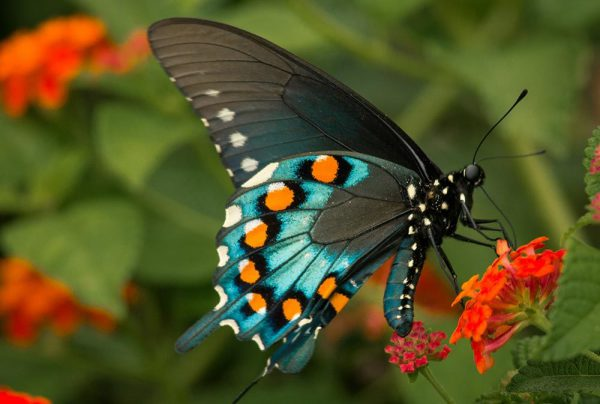
#> input picture image/fly1.jpg, 600 x 404 px
$ jupyter execute --allow-errors ImgP_5.ipynb
#> lines starting #> are read from the running program, lines starting #| are printed output that depends on the picture
Color spaces are different types of color modes, used in image processing and signals and system for various purposes. Some of the common color spaces are: RGB.

#> (a cell that did not finish here is left out)

[cell 2]
import cv2
img = cv2.imread("./image/fly1.jpg")
#> img is the input picture: shape (404, 600, 3); mean B, G, R 37, 82.6, 83.8
#Gray
gray=cv2.cvtColor(img,cv2.COLOR_BGR2GRAY)
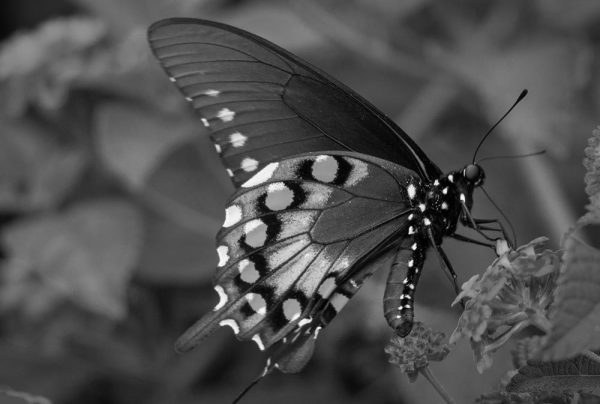
#> gray: shape (404, 600); min 0, max 253, mean 77.8
cv2.imshow("GRAY image",gray)
#HSV
hsv=cv2.cvtColor(img,cv2.COLOR_BGR2HSV)
#> hsv: shape (404, 600, 3); mean H, S, V 38.5, 164, 98.6
cv2.imshow("HSV image",hsv)
#HLS
hls=cv2.cvtColor(img,cv2.COLOR_BGR2HLS)
#> hls: shape (404, 600, 3); mean of channels 0, 1, 2 38.7, 65.8, 132.7
cv2.imshow("HLS image",hls)
#YUV
yuv=cv2.cvtColor(img,cv2.COLOR_BGR2YUV)
#> yuv: shape (404, 600, 3); mean of channels 0, 1, 2 77.8, 107.9, 133.2
cv2.imshow("YUV image",yuv)

k=cv2.waitKey(0)
#> (key Esc is pressed here)
if k == 27:
    cv2.destroyAllWindows()


$ run again, with image/fly2.jpg copied over image/fly1.jpg
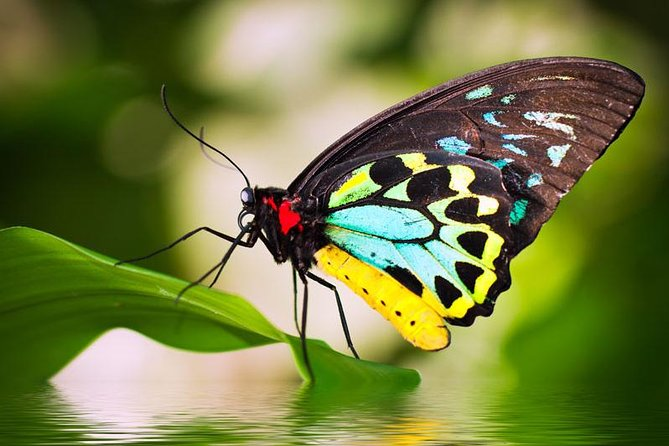
#> input picture image/fly2.jpg, 669 x 446 px
#> img is the input picture: shape (446, 669, 3); mean B, G, R 63.9, 122.1, 114
#> `gray=cv2.cvtColor(img,cv2.COLOR_BGR2GRAY)`:
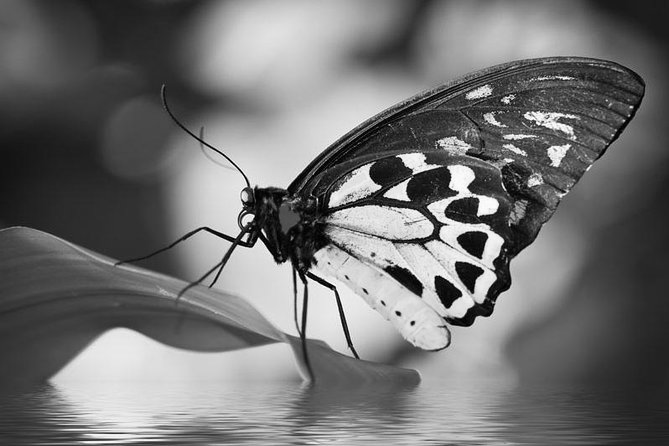
#> gray: shape (446, 669); min 0, max 255, mean 113
#> hsv: shape (446, 669, 3); mean H, S, V 44.3, 159.1, 129.4
#> hls: shape (446, 669, 3); mean of channels 0, 1, 2 44.3, 95.5, 156.9
#> yuv: shape (446, 669, 3); mean of channels 0, 1, 2 113, 103.9, 128.8

$ run again, with image/fly3.jpg copied over image/fly1.jpg
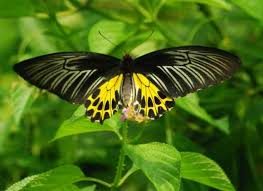
#> input picture image/fly3.jpg, 263 x 191 px
#> img is the input picture: shape (191, 263, 3); mean B, G, R 21.3, 106, 71
#> `gray=cv2.cvtColor(img,cv2.COLOR_BGR2GRAY)`:
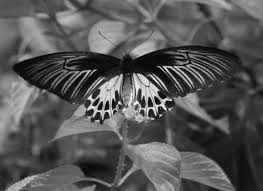
#> gray: shape (191, 263); min 0, max 252, mean 85.9
#> hsv: shape (191, 263, 3); mean H, S, V 42.9, 206.8, 107
#> hls: shape (191, 263, 3); mean of channels 0, 1, 2 42.9, 64.2, 186.2
#> yuv: shape (191, 263, 3); mean of channels 0, 1, 2 85.9, 96.3, 114.9

$ run again, with image/cat1 (1).jpg copied over image/fly1.jpg
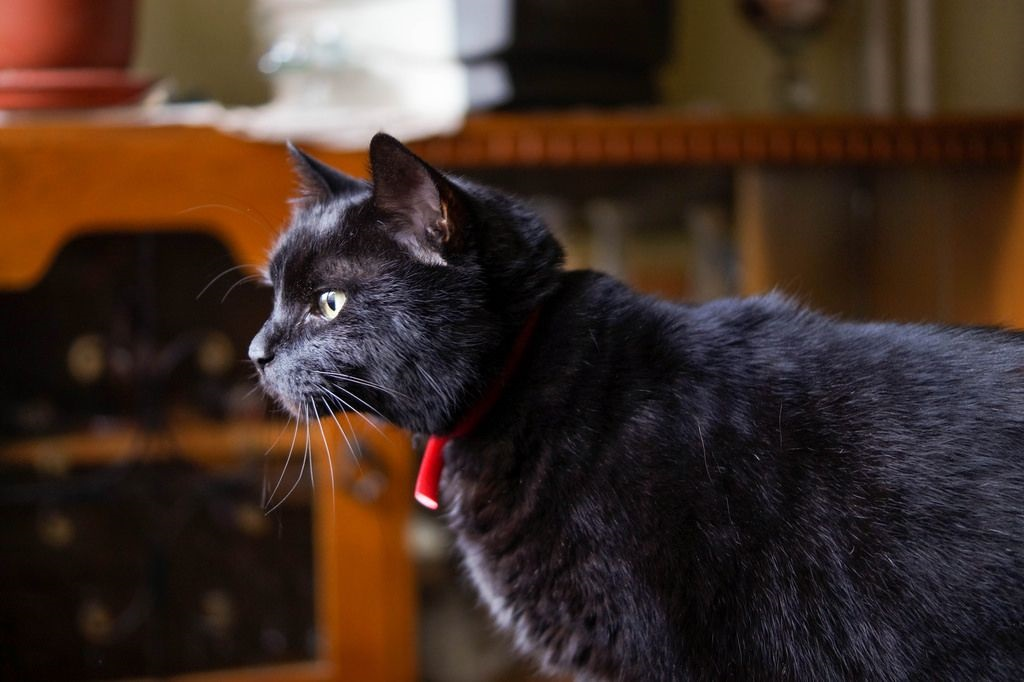
#> input picture image/cat1 (1).jpg, 1024 x 682 px
#> img is the input picture: shape (682, 1024, 3); mean B, G, R 37.5, 46.4, 64.8
#> `gray=cv2.cvtColor(img,cv2.COLOR_BGR2GRAY)`:
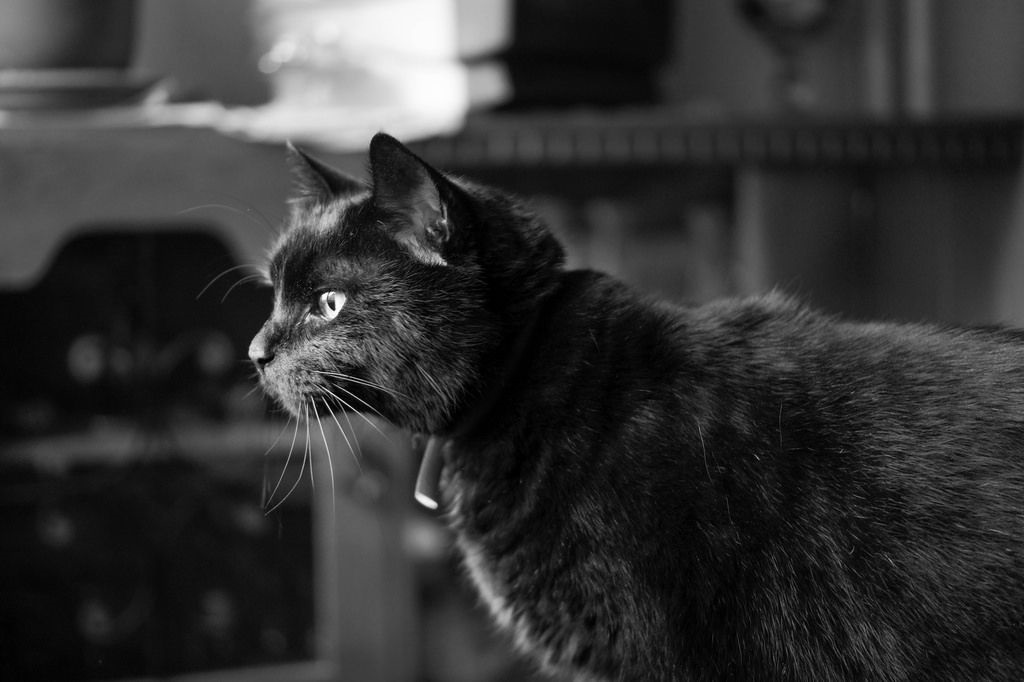
#> gray: shape (682, 1024); min 0, max 255, mean 50.9
#> hsv: shape (682, 1024, 3); mean H, S, V 59.6, 122.2, 67.2
#> hls: shape (682, 1024, 3); mean of channels 0, 1, 2 59.6, 50.8, 95.2
#> yuv: shape (682, 1024, 3); mean of channels 0, 1, 2 50.9, 121.4, 140.2
